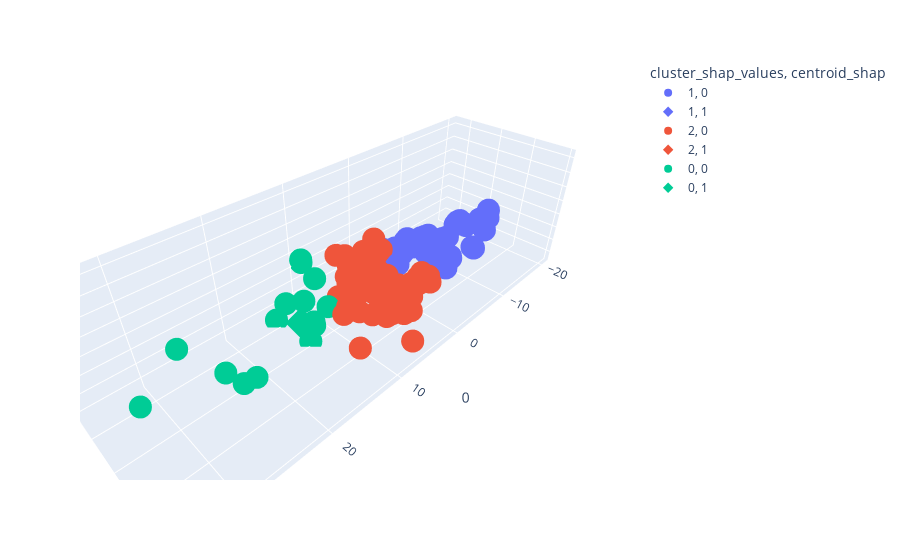

This figure's notebook cell:
### Code cell
# # Kmeans
# shap_model = KMeans(n_clusters=3, random_state=0, n_init="auto").fit(X_shap)

# AgglomerativeClustering
shap_model = AgglomerativeClustering(n_clusters=3).fit(X_shap)

pca = PCA(n_components=3)
Xt = pca.fit_transform(X_shap)
df_res_shap_values = pd.DataFrame(Xt)
df_res_shap_values['cluster_shap_values'] = shap_model.labels_
df_res_shap_values['well'] = X_shap.index

names = []

# # Kmeans
# centroids = shap_model.cluster_centers_

# AgglomerativeClustering
clf = NearestCentroid()
clf.fit(X_shap, shap_model.labels_)
centroids = clf.centroids_

for n_cluster, center in enumerate(centroids):
    data = X_shap.iloc[df_res_shap_values.index[df_res_shap_values['cluster_shap_values']==n_cluster]]
    lst = []
    name = []
    for indx, dat in zip(data.index, data.values):
        dist = np.linalg.norm(dat - center)
        lst.append(dist)
        name.append(indx)
    name = name[np.argmin(np.array(lst))]
    names.append(name)

df_res_shap_values['centroid_shap'] = np.where(df_res_shap_values['well'].isin(names), 1, 0)
df_res_shap_values['cluster_shap_values'] = df_res_shap_values['cluster_shap_values'].astype(str)

px.scatter_3d(df_res_shap_values, x=0, y=1, z=2, hover_name="well", color='cluster_shap_values', symbol='centroid_shap')

### Figure 1 — Plotly figure (JSON) as saved in the notebook; plotly's stock layout.template omitted (floating-point values rounded to 4 significant figures)
{"data": [{"hovertemplate": "<b>%{hovertext}</b><br><br>cluster_shap_values=1<br>centroid_shap=0<br>0=%{x}<br>1=%{y}<br>2=%{z}<extra></extra>", "hovertext": ["3401G / HM_BHP_RMS", "3402G / HM_BHP_RMS", "3403G_2 / HM_BHP_RMS", "3404G / HM_BHP_RMS", "3405G / HM_BHP_RMS", "3406G / HM_BHP_RMS", "3407G / HM_BHP_RMS", "3408G / HM_BHP_RMS", "3409G_1 / HM_BHP_RMS", "3410G / HM_BHP_RMS", "4026G* / HM_BHP_RMS", "4036G / HM_BHP_RMS", "4037G / HM_BHP_RMS", "4047G / HM_BHP_RMS", "4058G / HM_BHP_RMS", "4059G* / HM_BHP_RMS", "4068G / HM_BHP_RMS", "4076G / HM_BHP_RMS", "4077G / HM_BHP_RMS", "4085G / HM_BHP_RMS", "4086G / HM_BHP_RMS", "4087G / HM_BHP_RMS", "4097G / HM_BHP_RMS", "4098G / HM_BHP_RMS", "4099G / HM_BHP_RMS", "4108G_1 / HM_BHP_RMS", "4500G / HM_BHP_RMS", "4505G_1 / HM_BHP_RMS", "4548G / HM_BHP_RMS", "4549G_1 / HM_BHP_RMS", "4557G_1 / HM_BHP_RMS", "4558G_1 / HM_BHP_RMS", "4559G_2 / HM_BHP_RMS", "4560G / HM_BHP_RMS", "4561G_1 / HM_BHP_RMS", "4562DG / HM_BHP_RMS", "4566G / HM_BHP_RMS", "4567G / HM_BHP_RMS", "4571G / HM_BHP_RMS", "4572G_1 / HM_BHP_RMS", "4573G / HM_BHP_RMS", "4574G_1 / HM_BHP_RMS", "4576G_1 / HM_BHP_RMS", "4578G_1 / HM_BHP_RMS"], "legendgroup": "1, 0", "marker": {"color": "#636efa", "symbol": "circle"}, "mode": "markers", "name": "1, 0", "scene": "scene", "showlegend": true, "type": "scatter3d", "x": [-19.84, -17.63, -20.01, -16.84, -14.84, -15.23, -15.6, -14.41, -15.21, -14.88, -2.772, -3.117, -7.805, -4.472, -6.751, -4.598, -8.413, -6.944, -4.309, -5.82, -8.289, -8.656, -8.226, -10.71, -6.665, -6.363, -7.677, -5.945, -6.442, -7.015, -8.854, -9.276, -6.253, -2.05, -11.49, -11.43, -10.94, -8.525, -6.777, -7.78, -4.103, -11.56, -7.168, -6.873], "y": [0.9703, 2.07, 1.014, 1.513, 0.2783, -0.1039, -0.935, -0.8682, 0.3626, -0.8654, -2.234, -4.407, -2.526, -3.498, -2.107, -2.157, -1.915, -2.801, -3.274, -2.915, -1.474, -1.246, -2.073, -0.3834, 2.805, 0.2308, 3.339, 3.983, 2.698, 3.301, 2.659, 0.9998, 1.015, -0.7841, 4.304, 4.094, -0.3788, -2.088, 2.584, -1.952, -2.102, -0.0429, -1.41, -3.407], "z": [1.659, -0.289, 0.3287, 1.592, 1.129, 0.9347, 0.8598, 0.6813, 0.731, 0.9791, -0.3378, 0.04348, -0.3146, 0.06793, -0.1671, -0.07915, -0.1374, -0.1094, -0.8444, 0.77, 1.142, 1.255, 0.6792, -0.2659, 0.5266, 0.2504, 0.4307, -0.2605, 0.4308, 0.1898, -0.7333, -0.0138, -0.1954, -0.1066, 0.403, 0.5161, 0.1217, 0.1407, 2.029, -0.01591, -0.2733, 0.2537, 0.003335, 0.5314]}, {"hovertemplate": "<b>%{hovertext}</b><br><br>cluster_shap_values=1<br>centroid_shap=1<br>0=%{x}<br>1=%{y}<br>2=%{z}<extra></extra>", "hovertext": ["4078G / HM_BHP_RMS"], "legendgroup": "1, 1", "marker": {"color": "#636efa", "symbol": "diamond"}, "mode": "markers", "name": "1, 1", "scene": "scene", "showlegend": true, "type": "scatter3d", "x": [-8.934], "y": [-0.6618], "z": [0.1497]}, {"hovertemplate": "<b>%{hovertext}</b><br><br>cluster_shap_values=2<br>centroid_shap=0<br>0=%{x}<br>1=%{y}<br>2=%{z}<extra></extra>", "hovertext": ["4001G / HM_BHP_RMS", "4003G / HM_BHP_RMS", "4025G / HM_BHP_RMS", "4045G / HM_BHP_RMS", "4055G_1 / HM_BHP_RMS", "4056G / HM_BHP_RMS", "4057G / HM_BHP_RMS", "4065G / HM_BHP_RMS", "4066G / HM_BHP_RMS", "4075G / HM_BHP_RMS", "4095G / HM_BHP_RMS", "4096G / HM_BHP_RMS", "4105G / HM_BHP_RMS", "4107G_1 / HM_BHP_RMS", "4116G / HM_BHP_RMS", "4117G / HM_BHP_RMS", "4126G / HM_BHP_RMS", "4127G* / HM_BHP_RMS", "4133G* / HM_BHP_RMS", "4134G_1 / HM_BHP_RMS", "4135G_1 / HM_BHP_RMS", "4136D_G / HM_BHP_RMS", "4136G / HM_BHP_RMS", "4137G* / HM_BHP_RMS", "4138G / HM_BHP_RMS", "4508G / HM_BHP_RMS", "4516G / HM_BHP_RMS", "4517G / HM_BHP_RMS", "4519G / HM_BHP_RMS", "4520G / HM_BHP_RMS", "4528G / HM_BHP_RMS", "4529G / HM_BHP_RMS", "4530G / HM_BHP_RMS", "4531G / HM_BHP_RMS", "4532G / HM_BHP_RMS", "4533G / HM_BHP_RMS", "4534G / HM_BHP_RMS", "4535G / HM_BHP_RMS", "4536G / HM_BHP_RMS", "4537G / HM_BHP_RMS", "4538G / HM_BHP_RMS", "4539G / HM_BHP_RMS", "4540G / HM_BHP_RMS", "4541G / HM_BHP_RMS", "4543G / HM_BHP_RMS", "4544G / HM_BHP_RMS", "4546G / HM_BHP_RMS", "4547G / HM_BHP_RMS", "4550G / HM_BHP_RMS", "4551G_2 / HM_BHP_RMS", "4553G / HM_BHP_RMS", "4554G / HM_BHP_RMS", "4555G / HM_BHP_RMS", "4556G / HM_BHP_RMS", "4568G / HM_BHP_RMS", "4575G_2 / HM_BHP_RMS", "4577G / HM_BHP_RMS"], "legendgroup": "2, 0", "marker": {"color": "#EF553B", "symbol": "circle"}, "mode": "markers", "name": "2, 0", "scene": "scene", "showlegend": true, "type": "scatter3d", "x": [3.774, 1.857, 4.267, -0.275, 3.047, 3.037, -1.4, 0.825, -2.003, 4.102, 0.2197, 0.7442, 2.176, -0.5123, 5.43, 0.9046, 5.985, 3.812, 2.37, 6.903, 4.289, 9.175, 2.054, 0.06488, 7.47, 8.023, 2.824, 5.813, 2.251, 6.416, -2.25, 1.24, 4.597, 1.788, 3.434, 5.201, 3.2, -3.297, -2.14, 0.7888, 3.259, 2.117, 2.54, 4.874, 4.362, 7.112, 1.641, -0.3428, 3.576, 5.521, 0.5375, 1.608, 4.902, 11.34, -2.811, -1.28, 1.414], "y": [-6.256, -3.997, -3.882, -3.284, -4.731, -5.453, -4.559, -1.967, -3.748, -3.559, -4.857, -4.092, -3.337, -3.059, -2.369, -1.258, -2.069, -0.917, -3.534, -2.564, -1.295, 0.8027, -1.197, -0.7419, 1.668, 0.2641, 4.61, 4.223, 4.095, 8.923, 2.391, 4.277, 4.743, 4.764, 4.512, 4.547, -0.1048, 3.301, 2.521, 5.172, 5.987, 4.294, 3.168, 4.484, 2.81, 3.432, 3.059, 2.937, 0.3669, 2.88, 1.572, 1.693, 3.659, 5.665, 3.956, 3.258, -2.926], "z": [1.446, -0.4308, -0.4281, -0.4526, 0.09611, 1.433, 2.362, -0.6155, 0.8232, 0.4521, 1.056, 1.387, -0.4792, 1.239, 0.02502, -0.1269, -1.313, -1.15, -1.229, -1.452, -1.478, -0.9238, -1.221, -0.7771, -1.021, -0.7222, -2.316, -0.3953, 0.7118, -1.555, -0.7329, -0.3017, -0.8848, -0.1917, -0.4902, -0.9853, -0.2602, -0.5518, -0.527, 3.015, -0.7731, 0.05329, -0.8967, -1.188, -0.2846, -0.6466, -0.6947, -0.3071, -1.139, -1.31, -0.8168, -1.345, -2.096, -1.483, -0.8943, -0.7806, 2.695]}, {"hovertemplate": "<b>%{hovertext}</b><br><br>cluster_shap_values=2<br>centroid_shap=1<br>0=%{x}<br>1=%{y}<br>2=%{z}<extra></extra>", "hovertext": ["4545G / HM_BHP_RMS"], "legendgroup": "2, 1", "marker": {"color": "#EF553B", "symbol": "diamond"}, "mode": "markers", "name": "2, 1", "scene": "scene", "showlegend": true, "type": "scatter3d", "x": [3.378], "y": [2.244], "z": [-0.362]}, {"hovertemplate": "<b>%{hovertext}</b><br><br>cluster_shap_values=0<br>centroid_shap=0<br>0=%{x}<br>1=%{y}<br>2=%{z}<extra></extra>", "hovertext": ["4024G / HM_BHP_RMS", "4054G / HM_BHP_RMS", "4064G / HM_BHP_RMS", "4067G / HM_BHP_RMS", "4106G / HM_BHP_RMS", "4115G / HM_BHP_RMS", "4125G / HM_BHP_RMS", "4130G* / HM_BHP_RMS", "4143G_1 / HM_BHP_RMS", "4144G* / HM_BHP_RMS", "4501G / HM_BHP_RMS", "4502G / HM_BHP_RMS", "4506G / HM_BHP_RMS", "4507G / HM_BHP_RMS", "9186G / HM_BHP_RMS"], "legendgroup": "0, 0", "marker": {"color": "#00cc96", "symbol": "circle"}, "mode": "markers", "name": "0, 0", "scene": "scene", "showlegend": true, "type": "scatter3d", "x": [14.12, 13.31, 9.429, 8.778, 10.52, 11.56, 9.168, 11.62, 11.89, 23.43, 21.77, 13.48, 23.56, 34.75, 26.84], "y": [-5.733, -4.613, -3.839, -7.074, -4.793, -3.443, -1.942, -1.714, -1.301, -2.108, 1.216, -0.2073, 1.767, 10.02, -4.401], "z": [-2.746, -0.05997, 1.946, 2.364, 4.675, -0.01486, -1.355, -2.108, -2.239, -2.112, -1.49, -2.971, -0.5774, 12.54, 2.064]}, {"hovertemplate": "<b>%{hovertext}</b><br><br>cluster_shap_values=0<br>centroid_shap=1<br>0=%{x}<br>1=%{y}<br>2=%{z}<extra></extra>", "hovertext": ["4145G / HM_BHP_RMS"], "legendgroup": "0, 1", "marker": {"color": "#00cc96", "symbol": "diamond"}, "mode": "markers", "name": "0, 1", "scene": "scene", "showlegend": true, "type": "scatter3d", "x": [13.3], "y": [-1.965], "z": [-1.366]}], "layout": {"legend": {"title": {"text": "cluster_shap_values, centroid_shap"}, "tracegroupgap": 0}, "margin": {"t": 60}, "scene": {"domain": {"x": [0, 1], "y": [0, 1]}, "xaxis": {"title": {"text": "0"}}, "yaxis": {"title": {"text": "1"}}, "zaxis": {"title": {"text": "2"}}}}}
